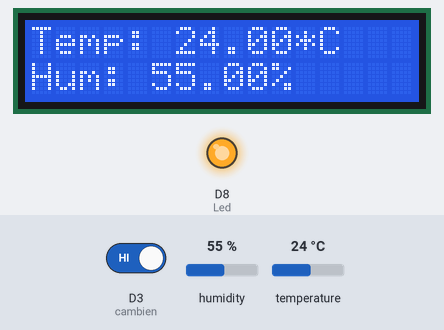
A sketch run on a simulated ESP8266 (NodeMCU). Shown: 16×2 character LCD, output pins drawn as LEDs (lit = HIGH). Inputs (shaded band) come from the test bench; at power-on: D3 (cambien) HIGH, humidity 55 %, temperature 24 °C. WiFi joins after 1.5 s; servers stay silent unless stated; network time is answered at once with the bench clock; the local clock reads 2024-03-15 10:24:30 at power-on unless the sketch sets it; no MQTT or app messages arrive unless stated; what the sketch prints to the serial monitor is not drawn.

Above: at 2.7 s.
2.8 s: D3 (cambien) driven LOW
At 5.4 s:
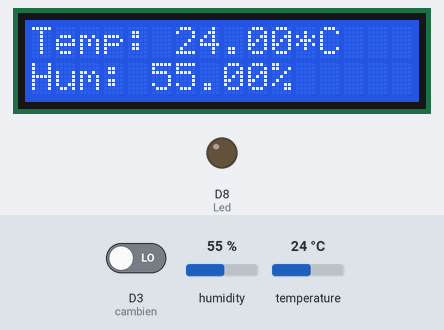
6.7 s: humidity set to 22 %
At 8.4 s:
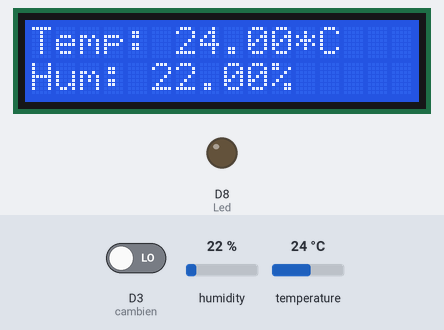
10.6 s: temperature set to 12 °C
At 11.3 s:
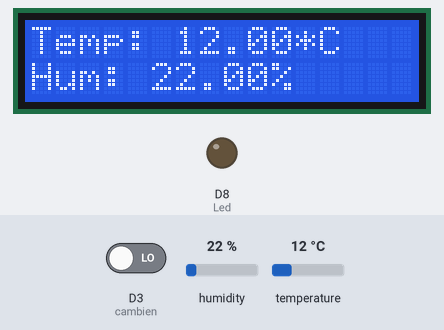
14.5 s: humidity set to 40 %
At 18.1 s:
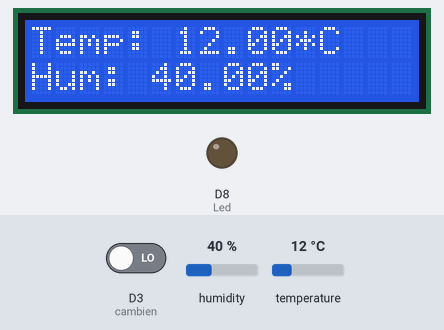
18.4 s: temperature set to 19 °C
At 21.3 s:
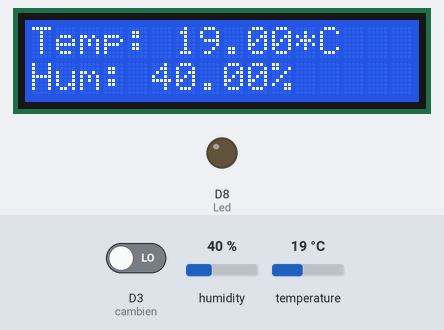
Timing chart, 0 to 22.8 s (numbered marks = the images above; inputs shaded):
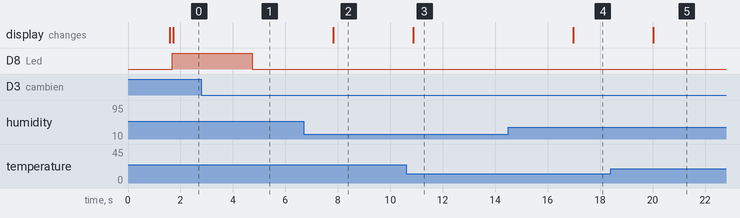

Measured:
- after the input at 2.8 s, D8 (Led): HIGH → LOW after 1.9 s
- after the input at 6.7 s, the display: changes after 1.1 s (image 2)
- after the input at 10.6 s, the display: changes after 0.27 s (image 3)
- after the input at 14.5 s, the display: changes after 2.5 s (image 4)
- after the input at 18.4 s, the display: changes after 1.6 s (image 5)

The sketch:

thcs.ino
```cpp
#include <LiquidCrystal_I2C.h>
#include <ESP8266WiFi.h>
#include <PubSubClient.h>
#include "DHT.h"
#include <ArduinoJson.h>
#include <WiFiUdp.h>
#include <NTPClient.h>

#define DHTTYPE DHT11   // DHT 11
// Cập nhật thông tin
// Thông tin về wifi
// SDA D2
// SCL D1
#define ssid "lophocvui.com 2.4GHz"
#define password "88889999"
// Thông tin về MQTT Broker
#define mqtt_server "192.168.1.3" // Thay bằng địa chỉ IP
#define mqtt_topic_pub "test"   //Giữ nguyên nếu bạn tạo topic tên là demo
#define mqtt_topic_sub "test"
#define mqtt_user "nhung"    //Giữ nguyên nếu bạn tạo user là lophocvui và pass là 123456
#define mqtt_pwd "123456"

const uint16_t mqtt_port = 1883; //Port của MQTT
int cambien = D3;// khai báo chân digital 10 cho cảm biến
int Led = D8;//kháo báo chân digital 8 cho đèn LED

WiFiClient espClient;
PubSubClient client(espClient);

const int DHTPin = D5;       //Đọc dữ liệu từ DHT11 ở chân D5 trên mạch esp8266

long lastMsg = 0;
char msg[50];
int value = 0;
// Timers auxiliar variables
long now = millis();
long lastMeasure = 0;

// Thiet Lap cam bien DHT.
DHT dht(DHTPin, DHTTYPE);

const long utcOffsetInSeconds = 7*60*60;
WiFiUDP ntpUDP;
NTPClient timeClient(ntpUDP, "asia.pool.ntp.org", utcOffsetInSeconds);

LiquidCrystal_I2C lcd(0x3F,16,2);
void setup() {
  pinMode(Led,OUTPUT);//pinMode xuất tín hiệu đầu ra cho led
  pinMode(cambien,INPUT);//pinMode nhận tín hiệu đầu vào cho cảm biê
  Serial.begin(115200);
  setup_wifi();
  client.setServer(mqtt_server, mqtt_port);
  dht.begin();
  timeClient.begin();
  lcd.begin();
}
// Hàm kết nối wifi
void setup_wifi() {
  delay(10);

  Serial.println();
  Serial.print("Connecting to ");
  Serial.println(ssid);
  WiFi.begin(ssid, password);
  while (WiFi.status() != WL_CONNECTED) {
    delay(500);
    Serial.print(".");
  }
  Serial.println("");
  Serial.println("WiFi connected");
  Serial.println("IP address: ");
  Serial.println(WiFi.localIP());
}
// Hàm reconnect thực hiện kết nối lại khi mất kết nối với MQTT Broker
void reconnect() {
  // Chờ tới khi kết nối
  while (!client.connected()) {
    Serial.print("Attempting MQTT connection...");
    lcd.setCursor(0, 1);
    lcd.printf("Connecting.");

    // Thực hiện kết nối với mqtt user và pass
    if (client.connect("ESP8266Client",mqtt_user,mqtt_pwd)) {
      Serial.println("connected");
      // Khi kết nối sẽ publish thông báo
      client.publish(mqtt_topic_pub, "ESP_reconnected");
      // ... và nhận lại thông tin này
      client.subscribe(mqtt_topic_sub);
    } else {
      Serial.print("failed, rc=");
      Serial.print(client.state());
      Serial.println(" try again in 5 seconds");
      // Đợi 5s
      delay(5000);
    }
  }
}
void loop() {

  if (!client.connected()) {
    reconnect();
  }
  if(!client.loop())
    client.connect("ESP8266Client");

  now = millis();
  // Publishes new temperature and humidity every 30 seconds
  timeClient.update();
  StaticJsonBuffer<200> jsonBuffer;
  JsonObject& data = jsonBuffer.createObject();
  if (now - lastMeasure > 1000) {
    lastMeasure = now;
    float h = dht.readHumidity();
    float t = dht.readTemperature();
    int c = digitalRead(cambien);//lưu giá trị cảm biến vào biến value
    digitalWrite(Led,c);//xuất giá trị ra đèn LED
    if (isnan(h) || isnan(t)) {
      Serial.println("\nFailed to read from DHT sensor!");
      return;
    }
    static char temperatureTemp[7];
    dtostrf(t, 6, 2, temperatureTemp);

    static char humidityTemp[7];
    dtostrf(h, 6, 2, humidityTemp);

    data["SensorID"] = "SN-001";
    data["Temperature"] = t ;
    data["Humidity"] = h;
    data["Light"] = c;
    data["Time"] = String(timeClient.getFormattedTime());
    char payload[256];
    data.printTo(payload, sizeof(payload));
    String strPayload = String(payload);
    Serial.print("Format data: ");
    Serial.println(strPayload);
    client.publish("home/sensors/room1", strPayload.c_str());

    lcd.setCursor(0, 0);
    lcd.printf("Temp:%s*C",temperatureTemp);
    lcd.setCursor(0, 1);
    lcd.printf("Hum:%s",humidityTemp);
    lcd.print("%");

    Serial.print("\nHumidity: ");
    Serial.print(h);
    Serial.print(" %\t Temperature: ");
    Serial.print(t);
    Serial.print(" *C ");
    Serial.print("\n ");
    delay(3000);
  }
}
```
